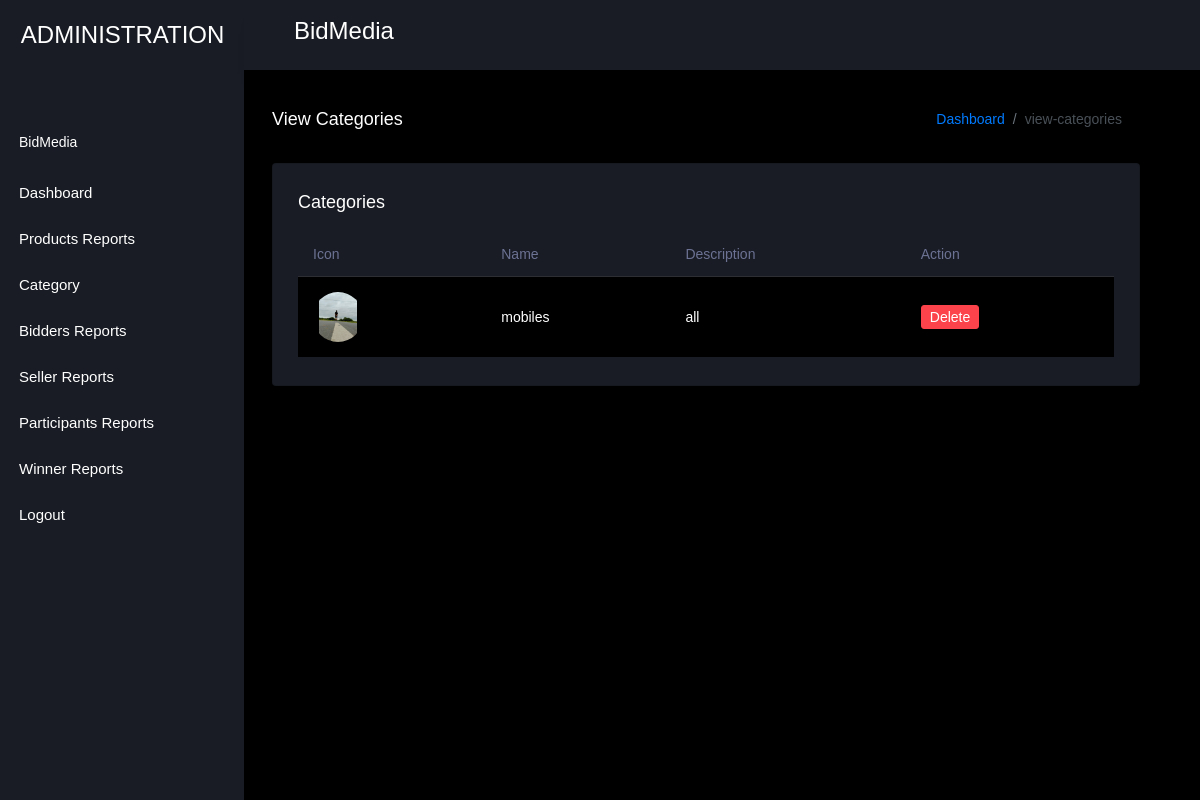
/view_category/, run on an earlier commit of the app's database.
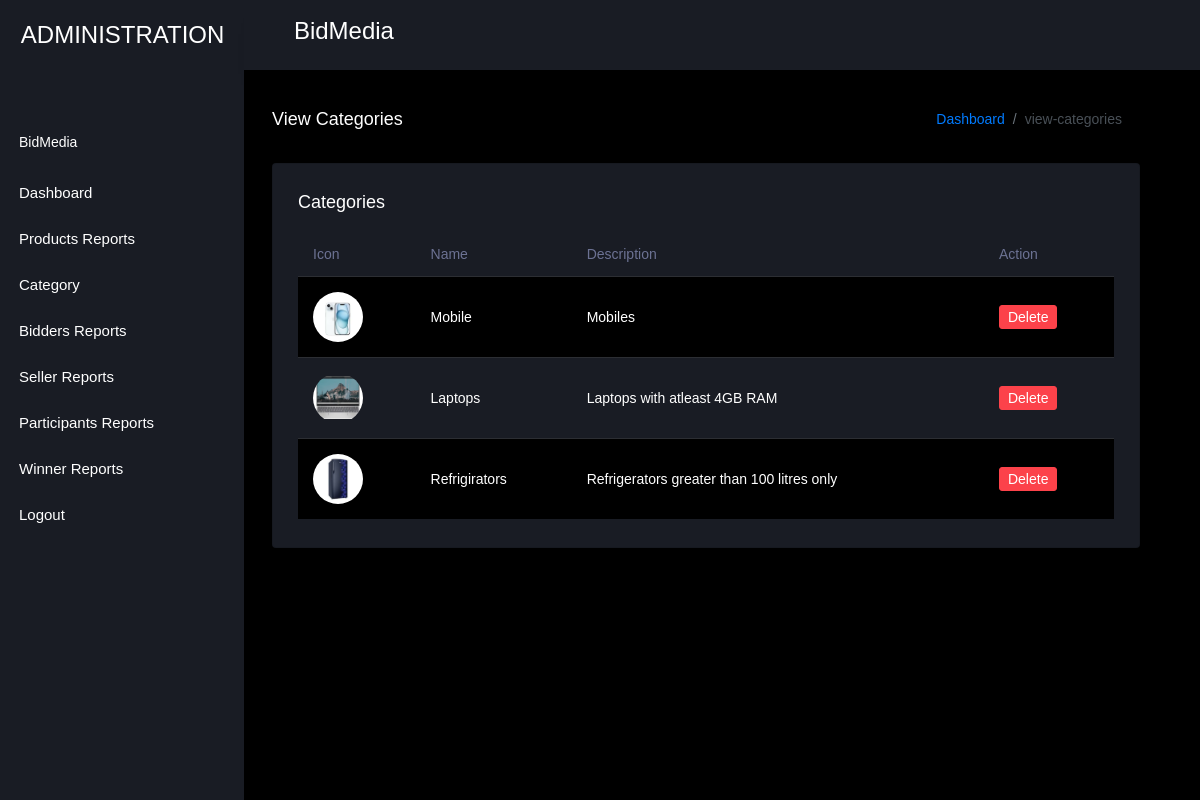
And on a later commit of the database.
### bid_app/models.py (models this page shows, shortened)
class Category(models.Model):
    name = models.CharField(max_length=100,null=True)
    icon = models.FileField(upload_to='category_icons/', null=True, blank=True)
    description = models.TextField(null=True, blank=True)

### bid_app/views.py (the view)
# urls.py: path('view_category/', View_Category, name="view_category"),
def View_Category(request):
    categories = Category.objects.all()
    return render(request, 'administration/view_category.html', {'categories': categories})

### bid_app/templates/administration/view_category.html (shortened to what this page needs)
{% extends 'administration/index.html' %}
{% load static %}
{% block body %}
<div class="main-panel">
    <div class="content-wrapper">
        <div class="page-header">
            <h3 class="page-title"> View Categories </h3>
            <nav aria-label="breadcrumb">
                <ol class="breadcrumb">
                    <li class="breadcrumb-item"><a href="#">Dashboard</a></li>
                    <li class="breadcrumb-item active" aria-current="page">view-categories</li>
                </ol>
            </nav>
        </div>
        <div class="row">
            <div class="col-lg-12 grid-margin stretch-card">
                <div class="card">
                    <div class="card-body">
                        <h4 class="card-title">Categories</h4>
                        <div class="table-responsive">
                            <table class="table table-striped">
                                <thead>
                                    <tr>
                                        <th>Icon</th>
                                        <th>Name</th>
                                        <th>Description</th>
                                        <th>Action</th>
                                    </tr>
                                </thead>
                                <tbody>
                                    {% for category in categories %}
                                    <tr>
                                        <td>
                                            {% if category.icon %}
                                            <img src="{{ category.icon.url }}" alt="{{ category.name }} icon" style="width: 50px; height: 50px; object-fit: contain;">
                                            {% else %}
                                            <span class="text-muted">No icon</span>
                                            {% endif %}
                                        </td>
                                        <td>{{ category.name }}</td>
                                        <td>
                                            {% if category.description %}
                                            {{ category.description }}
                                            {% else %}
                                            <span class="text-muted">No description</span>
                                            {% endif %}
                                        </td>
                                        <td>
                                            <a href="{% url 'delete_category' category.id %}" class="btn btn-danger btn-sm" onclick="return confirm('Are you sure you want to delete this category?')">Delete</a>
                                        </td>
                                    </tr>
                                    {% empty %}
                                    <tr>
                                        <td colspan="4" class="text-center">No categories found</td>
                                    </tr>
                                    {% endfor %}
                                </tbody>
                            </table>
                        </div>
                    </div>
                </div>
            </div>
        </div>
    </div>
</div>
{% endblock %}

### bid_app/templates/administration/index.html (shortened to what this page needs)
<!DOCTYPE html>
{% load static %}
<html lang="en">
  <head>
    <link rel="stylesheet" href="{% static 'administration/assets/vendors/mdi/css/materialdesignicons.min.css' %}">
    <link rel="stylesheet" href="{% static 'administration/assets/vendors/css/vendor.bundle.base.css' %}">
    <link rel="stylesheet" href="{% static 'administration/assets/vendors/jvectormap/jquery-jvectormap.css' %}">
    <link rel="stylesheet" href="{% static 'administration/assets/vendors/flag-icon-css/css/flag-icon.min.css' %}">
    <link rel="stylesheet" href="{% static 'administration/assets/vendors/owl-carousel-2/owl.carousel.min.css' %}">
    <link rel="stylesheet" href="{% static 'administration/assets/vendors/owl-carousel-2/owl.theme.default.min.css' %}">
    <link rel="stylesheet" href="{% static 'administration/assets/css/style.css' %}">
  </head>
  <body>
    <div class="container-scroller">
      <nav class="sidebar sidebar-offcanvas" id="sidebar">
        <div class="sidebar-brand-wrapper d-none d-lg-flex align-items-center justify-content-center fixed-top">
          <a class="sidebar-brand brand-logo" href="{% url 'admin_home' %}" style="color:white">ADMINISTRATION</a>
        </div>
        <ul class="nav">
          <li class="nav-item profile">
            <div class="profile-desc">
              <a href="#" id="profile-dropdown" data-toggle="dropdown"><i class="mdi mdi-dots-vertical"></i></a>
            </div>
          </li>
          <li class="nav-item nav-category">
            <span class="nav-link" style="color:white;">BidMedia</span>
          </li>
          <li class="nav-item menu-items">
            <a class="nav-link" href="{% url 'admin_home' %}">
              <span class="menu-title" style="color:white;">Dashboard</span>
            </a>
          </li>
          <li class="nav-item menu-items">
            <a class="nav-link" href="/admin_view_product">
              <span class="menu-title"style="color:white;">Products Reports</span>
            </a>
          </li>
          <li class="nav-item menu-items">
            <a class="nav-link" data-toggle="collapse" href="#ui-basic-1" aria-expanded="false" aria-controls="ui-basic">
              <span class="menu-title" style="color:white;">Category</span>
              <i class="menu-arrow"></i>
            </a>
          </li>
          <li class="nav-item menu-items">
            <a class="nav-link" href="{% url 'view_buyer_user' %}">
              <span class="menu-title" style="color:white;">Bidders Reports</span>
            </a>
          </li>
          <li class="nav-item menu-items">
            <a class="nav-link" href="{% url 'view_seller_user' %}">
              <span class="menu-title" style="color:white;">Seller Reports</span>
            </a>
          </li>
          <li class="nav-item menu-items">
            <a class="nav-link" href="{% url 'view_participants' %}">
              <span class="menu-title" style="color:white;">Participants Reports</span>
            </a>
          </li>
          <li class="nav-item menu-items">
            <a class="nav-link" href="{% url 'view_winner' %}">
              <span class="menu-title" style="color:white;">Winner Reports</span>
            </a>
          </li>
          <li class="nav-item menu-items">
            <a class="nav-link" href="{% url 'logout' %}">
              <span class="menu-title" style="color:white;">Logout</span>
            </a>
          </li>
        </ul>
      </nav>
      <div class="container-fluid page-body-wrapper">
        <nav class="navbar p-0 fixed-top d-flex flex-row">
          <div class="navbar-menu-wrapper flex-grow d-flex align-items-stretch">
            <button class="navbar-toggler navbar-toggler align-self-center" type="button" data-toggle="minimize">
              <span class="mdi mdi-menu"></span>
            </button>
            <ul class="navbar-nav w-100">
              <li class="nav-item w-100">
                <h3>BidMedia</h3>
              </li>
            </ul>
            <ul class="navbar-nav navbar-nav-right">
              <li class="nav-item dropdown">
                <a class="nav-link" id="profileDropdown" href="#" data-toggle="dropdown">
                  <div class="navbar-profile">
                    <i class="mdi mdi-menu-down d-none d-sm-block"></i>
                  </div>
                </a>
              </li>
            </ul>
          </div>
        </nav>
        {% block body %}{% endblock %}
          <footer class="footer">
          </footer>
        </div>
      </div>
  </body>
</html>

What changed in the data, as far as the page shows it:
removed Category: icon (picture), name "mobiles", description "all"
added Category: icon (picture), name "Mobile", description "Mobiles"
added Category: icon (picture), name "Laptops", description "Laptops with atleast 4GB RAM"
added Category: icon (picture), name "Refrigirators", description "Refrigerators greater than 100 litres only"
